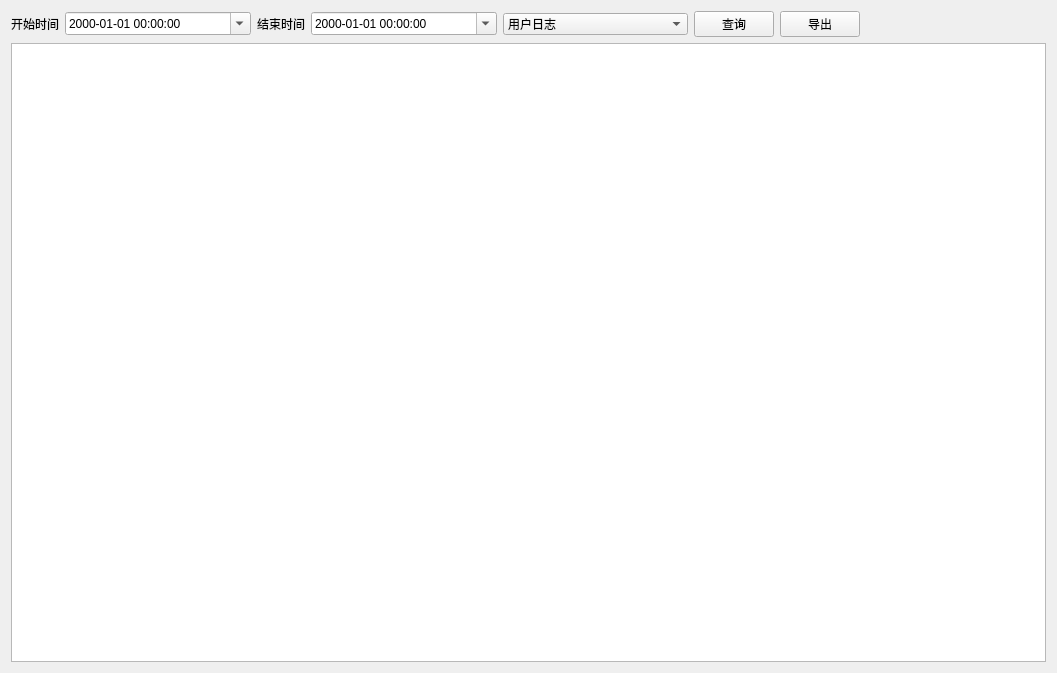
<?xml version="1.0" encoding="UTF-8"?>
<ui version="4.0">
 <class>LogQuery</class>
 <widget class="QFrame" name="LogQuery">
  <property name="geometry">
   <rect>
    <x>0</x>
    <y>0</y>
    <width>1057</width>
    <height>673</height>
   </rect>
  </property>
  <property name="windowTitle">
   <string>日志查询</string>
  </property>
  <layout class="QVBoxLayout" name="verticalLayout">
   <item>
    <layout class="QHBoxLayout" name="horizontalLayout">
     <item>
      <widget class="QLabel" name="label">
       <property name="text">
        <string>开始时间</string>
       </property>
       <property name="alignment">
        <set>Qt::AlignCenter</set>
       </property>
      </widget>
     </item>
     <item>
      <widget class="QDateTimeEdit" name="dateTimeEditStart">
       <property name="sizePolicy">
        <sizepolicy hsizetype="Expanding" vsizetype="Fixed">
         <horstretch>0</horstretch>
         <verstretch>0</verstretch>
        </sizepolicy>
       </property>
       <property name="displayFormat">
        <string>yyyy-MM-dd hh:mm:ss</string>
       </property>
       <property name="calendarPopup">
        <bool>true</bool>
       </property>
      </widget>
     </item>
     <item>
      <widget class="QLabel" name="label_2">
       <property name="text">
        <string>结束时间</string>
       </property>
       <property name="alignment">
        <set>Qt::AlignCenter</set>
       </property>
      </widget>
     </item>
     <item>
      <widget class="QDateTimeEdit" name="dateTimeEditEnd">
       <property name="sizePolicy">
        <sizepolicy hsizetype="Expanding" vsizetype="Fixed">
         <horstretch>0</horstretch>
         <verstretch>0</verstretch>
        </sizepolicy>
       </property>
       <property name="displayFormat">
        <string>yyyy-MM-dd hh:mm:ss</string>
       </property>
       <property name="calendarPopup">
        <bool>true</bool>
       </property>
      </widget>
     </item>
     <item>
      <widget class="QComboBox" name="type">
       <property name="sizePolicy">
        <sizepolicy hsizetype="Expanding" vsizetype="Fixed">
         <horstretch>0</horstretch>
         <verstretch>0</verstretch>
        </sizepolicy>
       </property>
       <item>
        <property name="text">
         <string>用户日志</string>
        </property>
       </item>
       <item>
        <property name="text">
         <string>报警日志</string>
        </property>
       </item>
      </widget>
     </item>
     <item>
      <widget class="QPushButton" name="BtnFind">
       <property name="text">
        <string>查询</string>
       </property>
      </widget>
     </item>
     <item>
      <widget class="QPushButton" name="btnSaveToFile">
       <property name="text">
        <string>导出</string>
       </property>
      </widget>
     </item>
     <item>
      <spacer name="horizontalSpacer">
       <property name="orientation">
        <enum>Qt::Horizontal</enum>
       </property>
       <property name="sizeHint" stdset="0">
        <size>
         <width>40</width>
         <height>20</height>
        </size>
       </property>
      </spacer>
     </item>
    </layout>
   </item>
   <item>
    <widget class="QTableView" name="tableView"/>
   </item>
  </layout>
 </widget>
 <resources/>
 <connections/>
</ui>
